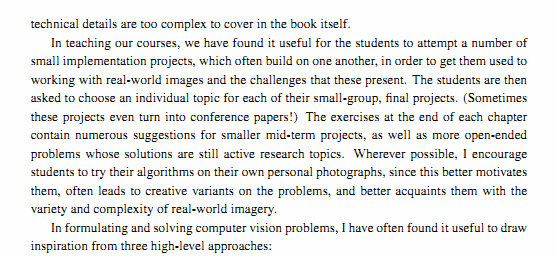
//> input picture cpp_opencv/02_core_module/09-discrete_fourier_transform/imageTextN.png, 556 x 257 px
$ ./mat_mask_operations ../09-discrete_fourier_transform/imageTextN.png ../09-discrete_fourier_transform/imageTextR.png   (built with g++ and OpenCV 4)
//> lines starting //> are read from the running program, lines starting //| are printed output that depends on the picture; after the words box and inside, x2 and y2 are one past the last pixel; in counts of white or black regions, pixels touching at a corner belong together
#include <opencv2/imgcodecs.hpp>
#include <opencv2/highgui.hpp>
#include <opencv2/imgproc.hpp>
#include <iostream>

using namespace std;
using namespace cv;

static void help(char* progName)
{
    cout << endl
        <<  "This program shows how to filter images with mask: the write it yourself and the"
        << "filter2d way. " << endl
        <<  "Usage:"                                                                        << endl
        << progName << " [image_path -- default ../../data/wechat.jpg] [G -- grayscale] "        << endl << endl;
}


void Sharpen(const Mat& myImage,Mat& Result);

int main( int argc, char* argv[])
{
    help(argv[0]);
    const char* filename = argc >=2 ? argv[1] : "../../data/wechat.jpg";

    Mat src, dst0, dst1;

    if (argc >= 3 && !strcmp("G", argv[2]))
        src = imread( filename, IMREAD_GRAYSCALE);
    else
        src = imread( filename, IMREAD_COLOR);
//> src is the input picture: 257 rows x 556 cols, CV_8UC3; mean B, G, R 232.5, 232.8, 232.6

    if (src.empty())
    {
        cerr << "Can't open image ["  << filename << "]" << endl;
        return -1;
    }

    namedWindow("Input", WINDOW_AUTOSIZE);
    namedWindow("Output", WINDOW_AUTOSIZE);

    imshow( "Input", src );
    double t = (double)getTickCount();

    Sharpen( src, dst0 );

    t = ((double)getTickCount() - t)/getTickFrequency();
    cout << "Hand written function time passed in seconds: " << t << endl;

    imshow( "Output", dst0 );
    waitKey();

  //![kern]
    Mat kernel = (Mat_<char>(3,3) <<  0, -1,  0,
                                   -1,  5, -1,
                                    0, -1,  0);
  //![kern]

    t = (double)getTickCount();

  //![filter2D]
    filter2D( src, dst1, src.depth(), kernel );
  //![filter2D]
    t = ((double)getTickCount() - t)/getTickFrequency();
    cout << "Built-in filter2D time passed in seconds:     " << t << endl;

    imshow( "Output", dst1 );

    waitKey();
    return 0;
}
//! [basic_method]
void Sharpen(const Mat& myImage,Mat& Result)
{
  //! [8_bit]
    CV_Assert(myImage.depth() == CV_8U);  // accept only uchar images
  //! [8_bit]

  //! [create_channels]
    const int nChannels = myImage.channels();
//> nChannels = 3
    Result.create(myImage.size(),myImage.type());
  //! [create_channels]

  //! [basic_method_loop]
    for(int j = 1 ; j < myImage.rows-1; ++j)
    {
        const uchar* previous = myImage.ptr<uchar>(j - 1);
        const uchar* current  = myImage.ptr<uchar>(j    );
        const uchar* next     = myImage.ptr<uchar>(j + 1);

        uchar* output = Result.ptr<uchar>(j);

        for(int i= nChannels;i < nChannels*(myImage.cols-1); ++i)
        {
            *output++ = saturate_cast<uchar>(5*current[i]
                         -current[i-nChannels] - current[i+nChannels] - previous[i] - next[i]);
        }
    }
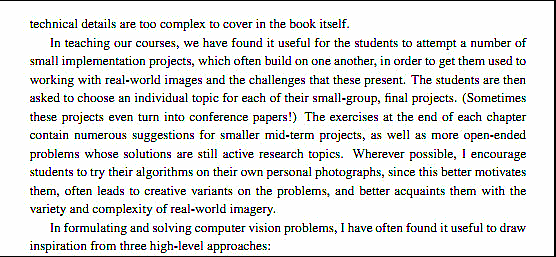
//> Result: 257 rows x 556 cols, CV_8UC3; mean B, G, R 225, 225.8, 225.4
  //! [basic_method_loop]

  //! [borders]
    Result.row(0).setTo(Scalar(0));
    Result.row(Result.rows-1).setTo(Scalar(0));
    Result.col(0).setTo(Scalar(0));
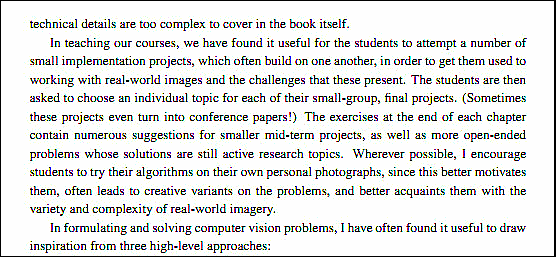
//> Result: 257 rows x 556 cols, CV_8UC3; 0.18% of pixels changed, all inside (x1, y1, x2, y2) = (0, 1, 1, 256)
//> in main, `filter2D( src, dst1, src.depth(), kernel );`:
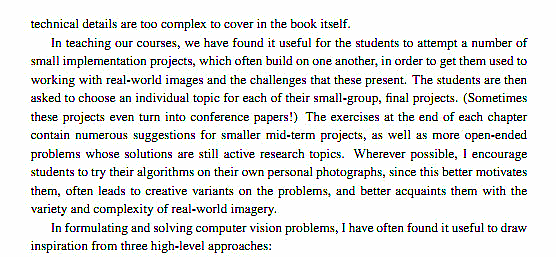
//> dst1: 257 rows x 556 cols, CV_8UC3; mean B, G, R 227.9, 228.7, 228.3
    Result.col(Result.cols-1).setTo(Scalar(0));
  //! [borders]
}
//! [basic_method]
